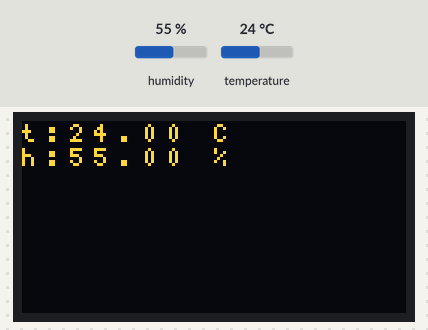
Recording of a sketch running on a simulated Arduino Uno, built with avr-gcc and run on an emulated ATmega328P. On the bench: 128×64 one-colour display. The test bench sets the inputs (shaded band); at power-on: humidity 55 %, temperature 24 °C. The OLED is the two-colour kind (top 16 rows yellow).

Above: at 2.9 s.
3.0 s: humidity set to 22 %
At 5.2 s:
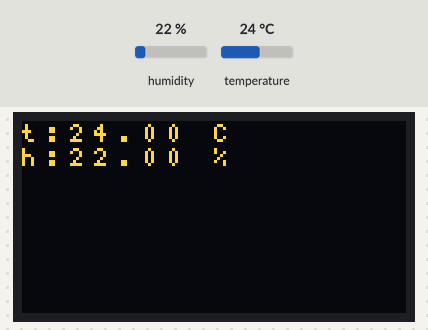
5.8 s: temperature set to 12 °C
At 7.2 s:
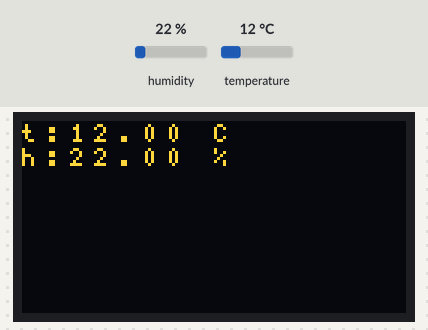
8.6 s: humidity set to 40 %
At 11.8 s:
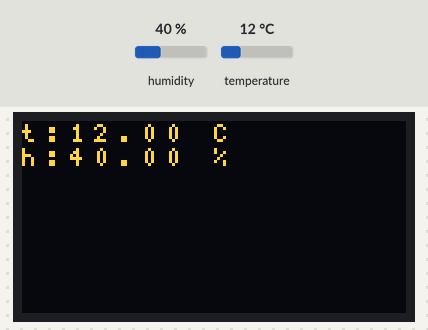
12.2 s: temperature set to 19 °C
Timing chart, 0 to 15.2 s (numbered marks = the images above; inputs shaded):
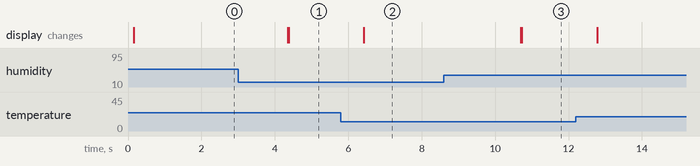

The sketch:

006-dht11.ino
```cpp
#include <U8x8lib.h>
#include "DHT.h"

#define DHTPIN 3
#define DHTTYPE DHT11
DHT dht(DHTPIN, DHTTYPE);

U8X8_SSD1306_128X64_ALT0_HW_I2C u8x8(/* reset=*/ U8X8_PIN_NONE);

void setup(void) {
  //Wire.begin();
  dht.begin();
  u8x8.begin();
  u8x8.setFlipMode(1);
}

float dati[2] = {0.0, 0.0};

void loop(void) {
  if(!dht.readTempAndHumidity(dati)) {
    // font list: https://github.com/olikraus/u8g2/wiki/fntlist8x8
    u8x8.setFont(u8x8_font_5x7_f  /*u8x8_font_chroma48medium8_r*/);
    u8x8.setCursor(0, 0);
    u8x8.print("t:");
    u8x8.print(dati[1]);
    u8x8.print(" C");
    u8x8.setCursor(0, 1);
    u8x8.print("h:");
    u8x8.print(dati[0]);
    u8x8.print(" %");
  }
  delay(2000);
}
```

Measured:
- after the input at 3.0 s, the display: first changes after 1.4 s (image 1 shows a later state)
- after the input at 5.8 s, the display: first changes after 0.62 s (image 2 shows a later state)
- after the input at 8.6 s, the display: first changes after 2.1 s (image 3 shows a later state)
